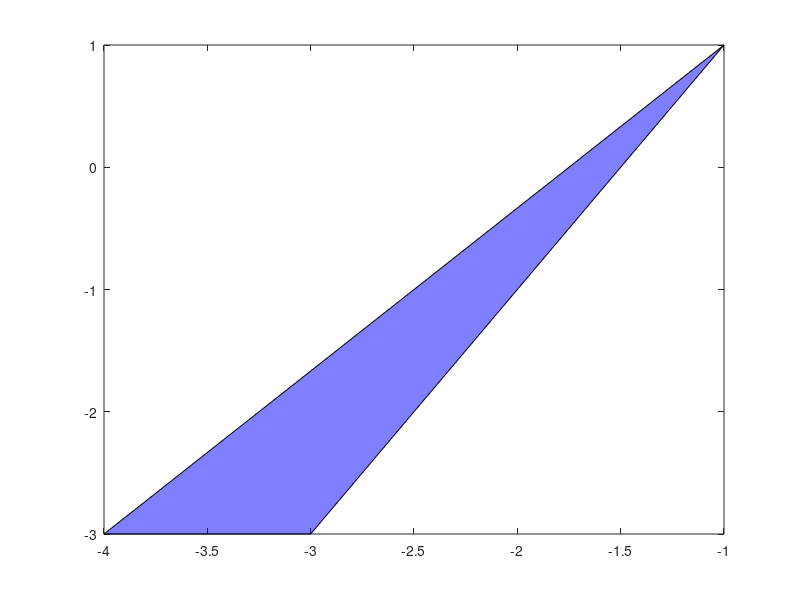

The MATLAB source for this figure:
figure
%vertices_ineq1 = [-5, -4; 0,-4; 2, 0;2,1;1,3;-5,5];
 vertices_ineq1 = [-4, -3; -3, -3; -1, 1];
% vertices_ineq1 = [0, 0; 2, 0; 2, 1; 1,1;0,0;2,0;1,1];
%vertices_ineq2 = [6, 3; 3, 5; 2, 1];
%return

% Plot the inequalities
%figure;
 xlim([-5, 0]); % Set x-axis range from 0 to 6
 ylim([-2, 2]); % Set y-axis range from 0 to 6
fill(vertices_ineq1(:, 1), vertices_ineq1(:, 2), 'b', 'FaceAlpha', .5);
 return
%hold on;
syms x y 
z = x*y
% %z = (x^2-y^2+x*y)
 fsurf(x,y,z,[0 2 0 1],'r');
 set(h,'edgecolor','none','facecolor',[.1 .9 .1])
 xlim([0, 2]); % Set x-axis range from 0 to 6
 ylim([0, 1]); % Set y-axis range from 0 to 6
 hold on
 return
figure
 syms x y 
 z = -5*y -4*x -20+40
% %z = (x^2-y^2+x*y)
 h=fsurf(x,y,z,[-7 5 -5 5],'r');
 set(h,'edgecolor','none','facecolor',[.1 .9 .1])
 xlim([-5, 0]); % Set x-axis range from 0 to 6
 ylim([-5, 5]); % Set y-axis range from 0 to 6
 hold on
 vertices_ineq1 = [-5, -4, -5; 0, -4, -5; -5, 5, -5];
%vertices_ineq2 = [6, 3; 3, 5; 2, 1];
%return

% Plot the inequalities
%figure;
fill(vertices_ineq1(:, 1), vertices_ineq1(:, 2), 'b', 'FaceAlpha', .5);
hold on;
 return
 
 z = -5*y -4*x -20
  fsurf(-5,0,0,[-7 5 -5 5],'b');
  hold on
  fsurf(0,-4,0,[-7 5 -5 5],'b');
  hold on
  
  %fsurf(x,x-5,0,[-5 5 -5 5],'b');
  hold on

 return
% 

figure
vertices_ineq1 = [2, 1; 4, 0; 6, 3];
vertices_ineq2 = [6, 3; 3, 5; 2, 1];
%return

% Plot the inequalities
%figure;
fill(vertices_ineq1(:, 1), vertices_ineq1(:, 2), 'b', 'FaceAlpha', 0.5);
hold on;
fill(vertices_ineq2(:, 1), vertices_ineq2(:, 2), 'r', 'FaceAlpha', 0.5);
axis equal;
return

syms x y 
%z = (15*x^2-3*x*y+10*y^2+90*x-65*y+75)/(3*x-2*y+25);
%z = 2*y^2/(y+2-x);
%z = 2*y+x-2;
%z = x*y;
%z = (90*x - 65*y - 3*x*y + 15*x^2 + 10*y^2 + 75)/(3*x - 2*y + 25)
%z = (30*x - 30*y - x*y + 5*x^2 + 5*y^2 + 25)/(x - y + 10)
figure
z = x*y
z = (8*x + 6*y - 4*x*y - 2*x^2 + 2*y^2 - 8)/(y - 2*x + 3)
z = - 4*x - 5*y - 20
z = (155*x - 5*y + 4*x*y + 35*x^2 + 5*y^2 - 100)/(7*x - y + 40)
z = (2*x^2-y^2-x*y)
ezsurf(x,y,z,[-5 5 -5 5]);
xlim([-5, 5]); % Set x-axis range from 0 to 6
ylim([-4, 4]); % Set y-axis range from 0 to 6
return


z = -exp(-x^2 ) + exp(x+0.25)
z = (336*x+672*y-12432)/sqrt(3*(-x-2*y+37))
z = (336*x+672*y-12432)/sqrt(3*(-x-2*y+37))
%ezsurf(x,y,z,[0 2 0 2]);
%ezsurf(x,y,z,[-5 1 -4 5]);
ezsurf(x,y,z,[-5 5 -5 5]);
return

vertices_ineq1 = [0, 0; 1, 0; 0, 1];
vertices_ineq2 = [-1, -1; 0, 1; 1, -1];

% Plot the inequalities
figure;
fill(vertices_ineq1(:, 1), vertices_ineq1(:, 2), 'b', 'FaceAlpha', 0.5);
hold on;
fill(vertices_ineq2(:, 1), vertices_ineq2(:, 2), 'r', 'FaceAlpha', 0.5);
axis equal;